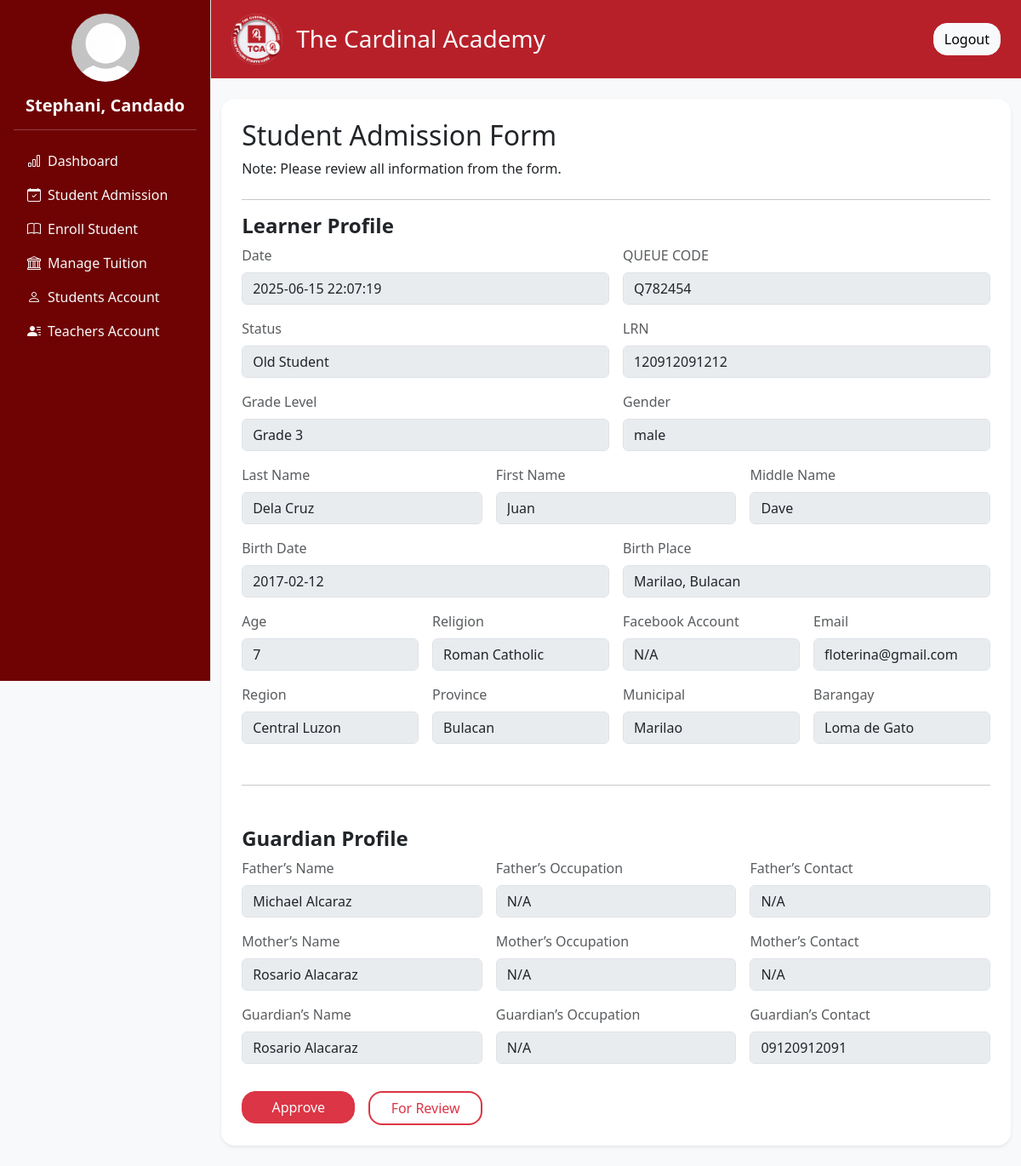
The page /admin/view_admission.php?id=2 (signed in) on the database as committed earlier.
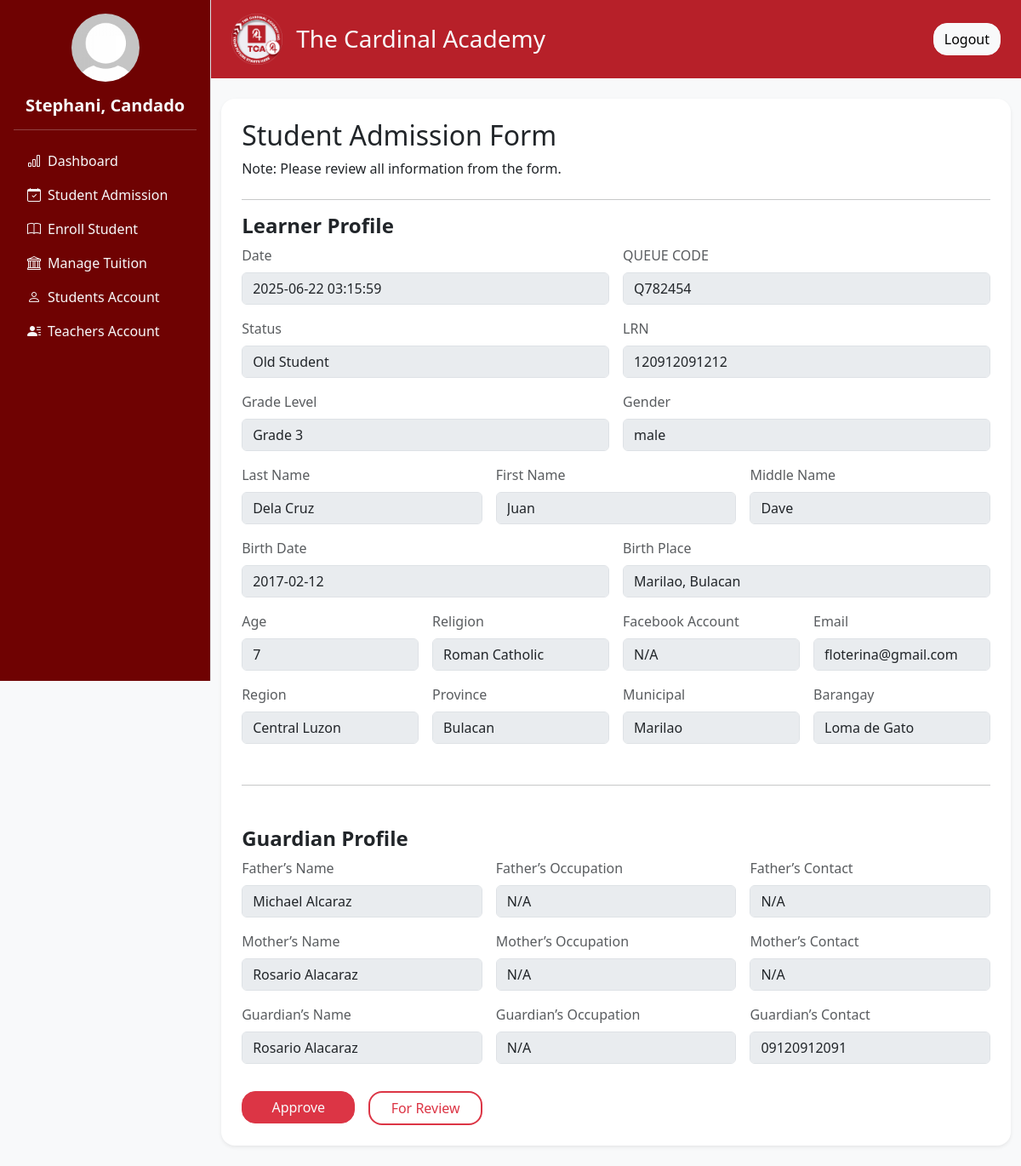
The same page on the database as committed later.
### tables this page shows
CREATE TABLE `admission_form` (
  `id` int(11) NOT NULL,
  `lrn` varchar(20) NOT NULL,
  `firstname` varchar(50) NOT NULL,
  `middlename` varchar(50) DEFAULT NULL,
  `lastname` varchar(50) NOT NULL,
  `status` varchar(255) NOT NULL,
  `gender` enum('male','female') NOT NULL,
  `grade_level` varchar(20) NOT NULL,
  `profile_picture` varchar(255) DEFAULT NULL,
  `birthday` date NOT NULL,
  `religion` varchar(50) DEFAULT NULL,
  `place_of_birth` varchar(100) DEFAULT NULL,
  `age` int(11) DEFAULT NULL,
  `residential_address` varchar(255) DEFAULT NULL,
  `region` varchar(100) DEFAULT NULL,
  `province` varchar(100) DEFAULT NULL,
  `municipal` varchar(100) DEFAULT NULL,
  `barangay` varchar(100) DEFAULT NULL,
  `father_name` varchar(100) DEFAULT NULL,
  `father_occupation` varchar(100) DEFAULT NULL,
  `father_contact` varchar(20) DEFAULT NULL,
  `mother_name` varchar(100) DEFAULT NULL,
  `mother_occupation` varchar(100) DEFAULT NULL,
  `mother_contact` varchar(20) DEFAULT NULL,
  `guardian_name` varchar(100) DEFAULT NULL,
  `guardian_occupation` varchar(100) DEFAULT NULL,
  `guardian_contact` varchar(20) DEFAULT NULL,
  `admission_status` varchar(255) DEFAULT 'for_verification',
  `que_code` varchar(50) DEFAULT NULL,
  `email` varchar(255) DEFAULT NULL,
  `facebook` varchar(255) DEFAULT NULL,
  `admission_date` timestamp NOT NULL DEFAULT current_timestamp() ON UPDATE current_timestamp()
);

### admin/view_admission.php (the view, shortened to what the changed rows need)
<?php include '../db_connection.php'; ?>
<?php
$admission_id = isset($_GET['id']) ? intval($_GET['id']) : 0;
$data = [];
if ($admission_id > 0) {
    $query = "SELECT * FROM admission_form WHERE id = ?";
    $stmt = $conn->prepare($query);
    $stmt->bind_param("i", $admission_id);
    $stmt->execute();
    $result = $stmt->get_result();
    $data = $result->fetch_assoc();
}
?>
<!DOCTYPE html>
<html lang="en">
<head>
  <?php include 'header.php'; ?>
</head>
<body>
<div class="d-flex flex-row bg-light">
  <div class="content flex-grow-1">
    <div class="container py-4">
     <form action="approved_admission.php" method="POST">
        <div class="bg-white p-4 rounded-4 shadow-sm">
        <h2>Student Admission Form</h2>
        <fieldset>
          <div class="row g-3">
          <div class="col-12 col-md-6">
            <label for="lrn" class="form-label text-muted">Date</label>
            <input type="text" name="admission_date" class="form-control" value="<?= htmlspecialchars($data['admission_date'] ?? '') ?>" disabled>
          </div>
          <div class="col-12 col-md-6">
            <label for="lrn" class="form-label text-muted">QUEUE CODE</label>
            <input type="text" name="que_code" class="form-control" value="<?= htmlspecialchars($data['que_code'] ?? '') ?>" disabled>
          </div>
            <div class="col-md-6">
              <label class="form-label text-muted">Status</label>
              <input type="text" class="form-control" value="<?= htmlspecialchars($data['status'] ?? '') ?>" disabled>
            </div>
            <div class="col-md-6">
              <label class="form-label text-muted">LRN</label>
              <input type="text" class="form-control" value="<?= htmlspecialchars($data['lrn'] ?? '') ?>" disabled>
            </div>
            <div class="col-md-6">
              <label class="form-label text-muted">Grade Level</label>
              <input type="text" class="form-control" value="<?= htmlspecialchars($data['grade_level'] ?? '') ?>" disabled>
            </div>
            <div class="col-md-6">
              <label class="form-label text-muted">Gender</label>
              <input type="text" class="form-control" value="<?= htmlspecialchars($data['gender'] ?? '') ?>" disabled>
            </div>
            <div class="col-md-4">
              <label class="form-label text-muted">Last Name</label>
              <input type="text" class="form-control" value="<?= htmlspecialchars($data['lastname'] ?? '') ?>" disabled>
            </div>
            <div class="col-md-4">
              <label class="form-label text-muted">First Name</label>
              <input type="text" class="form-control" value="<?= htmlspecialchars($data['firstname'] ?? '') ?>" disabled>
            </div>
            <div class="col-md-4">
              <label class="form-label text-muted">Middle Name</label>
              <input type="text" class="form-control" value="<?= htmlspecialchars($data['middlename'] ?? '') ?>" disabled>
            </div>
            <div class="col-md-6">
              <label class="form-label text-muted">Birth Date</label>
              <input type="text" class="form-control" value="<?= htmlspecialchars($data['birthday'] ?? '') ?>" disabled>
            </div>
            <div class="col-md-6">
              <label class="form-label text-muted">Birth Place</label>
              <input type="text" class="form-control" value="<?= htmlspecialchars($data['place_of_birth'] ?? '') ?>" disabled>
            </div>
            <div class="col-md-3">
              <label class="form-label text-muted">Age</label>
              <input type="text" class="form-control" value="<?= htmlspecialchars($data['age'] ?? '') ?>" disabled>
            </div>
            <div class="col-md-3">
              <label class="form-label text-muted">Religion</label>
              <input type="text" class="form-control" value="<?= htmlspecialchars($data['religion'] ?? '') ?>" disabled>
            </div>
            <div class="col-md-3">
              <label class="form-label text-muted">Facebook Account</label>
              <input type="text" class="form-control" value="<?= htmlspecialchars($data['facebook'] ?? '') ?>" disabled>
            </div>
            <div class="col-md-3">
              <label class="form-label text-muted">Email</label>
              <input type="text" class="form-control" value="<?= htmlspecialchars($data['email'] ?? '') ?>" disabled>
            </div>
            <div class="col-md-3">
              <label class="form-label text-muted">Region</label>
              <input type="text" class="form-control" value="<?= htmlspecialchars($data['region'] ?? '') ?>" disabled>
            </div>
            <div class="col-md-3">
              <label class="form-label text-muted">Province</label>
              <input type="text" class="form-control" value="<?= htmlspecialchars($data['province'] ?? '') ?>" disabled>
            </div>
            <div class="col-md-3">
              <label class="form-label text-muted">Municipal</label>
              <input type="text" class="form-control" value="<?= htmlspecialchars($data['municipal'] ?? '') ?>" disabled>
            </div>
            <div class="col-md-3">
              <label class="form-label text-muted">Barangay</label>
              <input type="text" class="form-control" value="<?= htmlspecialchars($data['barangay'] ?? '') ?>" disabled>
            </div>
          </div>
        </fieldset>
        <fieldset>
          <div class="row g-3">
            <div class="col-md-4">
              <label class="form-label text-muted">Father’s Name</label>
              <input type="text" class="form-control" value="<?= htmlspecialchars($data['father_name'] ?? '') ?>" disabled>
            </div>
            <div class="col-md-4">
              <label class="form-label text-muted">Father’s Occupation</label>
              <input type="text" class="form-control" value="<?= htmlspecialchars($data['father_occupation'] ?? '') ?>" disabled>
            </div>
            <div class="col-md-4">
              <label class="form-label text-muted">Father’s Contact</label>
              <input type="text" class="form-control" value="<?= htmlspecialchars($data['father_contact'] ?? '') ?>" disabled>
            </div>
            <div class="col-md-4">
              <label class="form-label text-muted">Mother’s Name</label>
              <input type="text" class="form-control" value="<?= htmlspecialchars($data['mother_name'] ?? '') ?>" disabled>
            </div>
            <div class="col-md-4">
              <label class="form-label text-muted">Mother’s Occupation</label>
              <input type="text" class="form-control" value="<?= htmlspecialchars($data['mother_occupation'] ?? '') ?>" disabled>
            </div>
            <div class="col-md-4">
              <label class="form-label text-muted">Mother’s Contact</label>
              <input type="text" class="form-control" value="<?= htmlspecialchars($data['mother_contact'] ?? '') ?>" disabled>
            </div>
            <div class="col-md-4">
              <label class="form-label text-muted">Guardian’s Name</label>
              <input type="text" class="form-control" value="<?= htmlspecialchars($data['guardian_name'] ?? '') ?>" disabled>
            </div>
            <div class="col-md-4">
              <label class="form-label text-muted">Guardian’s Occupation</label>
              <input type="text" class="form-control" value="<?= htmlspecialchars($data['guardian_occupation'] ?? '') ?>" disabled>
            </div>
            <div class="col-md-4">
              <label class="form-label text-muted">Guardian’s Contact</label>
              <input type="text" class="form-control" value="<?= htmlspecialchars($data['guardian_contact'] ?? '') ?>" disabled>
            </div>
          </div>
        </fieldset>
      </div>
      </form>
    </div>
  </div>
</div>
</body>
</html>

Rows that differ between the two databases and show on the page:
changed admission_form "Old Student": admission_date "2025-06-15 22:07:19" → "2025-06-22 03:15:59"
